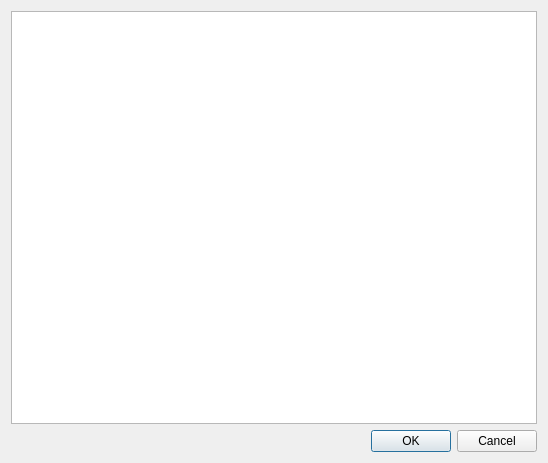
<?xml version="1.0" encoding="UTF-8"?>
<ui version="4.0">
 <class>Dialog</class>
 <widget class="QDialog" name="Dialog">
  <property name="geometry">
   <rect>
    <x>0</x>
    <y>0</y>
    <width>548</width>
    <height>463</height>
   </rect>
  </property>
  <property name="windowTitle">
   <string>Dialog</string>
  </property>
  <layout class="QVBoxLayout" name="verticalLayout">
   <item>
    <widget class="QPlainTextEdit" name="plainTextEdit"/>
   </item>
   <item>
    <widget class="QDialogButtonBox" name="buttonBox">
     <property name="standardButtons">
      <set>QDialogButtonBox::Cancel|QDialogButtonBox::Ok</set>
     </property>
    </widget>
   </item>
  </layout>
 </widget>
 <resources/>
 <connections/>
</ui>
